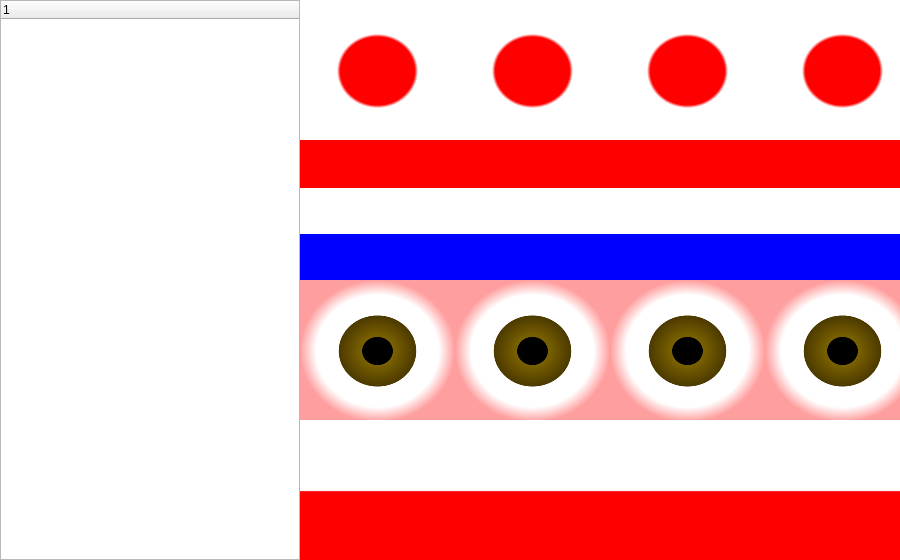
<?xml version="1.0" encoding="UTF-8"?>
<ui version="4.0">
 <class>Nvr_view</class>
 <widget class="QWidget" name="Nvr_view">
  <property name="geometry">
   <rect>
    <x>0</x>
    <y>0</y>
    <width>900</width>
    <height>560</height>
   </rect>
  </property>
  <property name="windowTitle">
   <string>Form</string>
  </property>
  <widget class="QTreeWidget" name="Nvr_tree">
   <property name="geometry">
    <rect>
     <x>0</x>
     <y>0</y>
     <width>300</width>
     <height>560</height>
    </rect>
   </property>
   <column>
    <property name="text">
     <string notr="true">1</string>
    </property>
   </column>
  </widget>
  <widget class="QGroupBox" name="Video_Channel_group">
   <property name="geometry">
    <rect>
     <x>300</x>
     <y>0</y>
     <width>600</width>
     <height>560</height>
    </rect>
   </property>
   <property name="title">
    <string/>
   </property>
   <widget class="QWidget" name="">
    <property name="geometry">
     <rect>
      <x>0</x>
      <y>0</y>
      <width>620</width>
      <height>142</height>
     </rect>
    </property>
    <layout class="QHBoxLayout" name="video_channel_layout_1">
     <property name="spacing">
      <number>0</number>
     </property>
     <item>
      <widget class="QLabel" name="Video_Channel_1">
       <property name="minimumSize">
        <size>
         <width>150</width>
         <height>140</height>
        </size>
       </property>
       <property name="styleSheet">
        <string notr="true">background-color: qradialgradient(spread:pad, cx:0.5, cy:0.5, radius:0.5, fx:0.5, fy:0.5, stop:0 rgba(255, 0, 0, 255), stop:0.479904 rgba(255, 0, 0, 255), stop:0.522685 rgba(255, 255, 255, 255), stop:1 rgba(255, 255, 255, 255));</string>
       </property>
       <property name="text">
        <string/>
       </property>
      </widget>
     </item>
     <item>
      <widget class="QLabel" name="Video_Channel_2">
       <property name="minimumSize">
        <size>
         <width>150</width>
         <height>140</height>
        </size>
       </property>
       <property name="styleSheet">
        <string notr="true">background-color: qradialgradient(spread:pad, cx:0.5, cy:0.5, radius:0.5, fx:0.5, fy:0.5, stop:0 rgba(255, 0, 0, 255), stop:0.479904 rgba(255, 0, 0, 255), stop:0.522685 rgba(255, 255, 255, 255), stop:1 rgba(255, 255, 255, 255));</string>
       </property>
       <property name="text">
        <string/>
       </property>
      </widget>
     </item>
     <item>
      <widget class="QLabel" name="Video_Channel_3">
       <property name="minimumSize">
        <size>
         <width>150</width>
         <height>140</height>
        </size>
       </property>
       <property name="styleSheet">
        <string notr="true">background-color: qradialgradient(spread:pad, cx:0.5, cy:0.5, radius:0.5, fx:0.5, fy:0.5, stop:0 rgba(255, 0, 0, 255), stop:0.479904 rgba(255, 0, 0, 255), stop:0.522685 rgba(255, 255, 255, 255), stop:1 rgba(255, 255, 255, 255));</string>
       </property>
       <property name="text">
        <string/>
       </property>
      </widget>
     </item>
     <item>
      <widget class="QLabel" name="Video_Channel_4">
       <property name="minimumSize">
        <size>
         <width>150</width>
         <height>14</height>
        </size>
       </property>
       <property name="styleSheet">
        <string notr="true">background-color: qradialgradient(spread:pad, cx:0.5, cy:0.5, radius:0.5, fx:0.5, fy:0.5, stop:0 rgba(255, 0, 0, 255), stop:0.479904 rgba(255, 0, 0, 255), stop:0.522685 rgba(255, 255, 255, 255), stop:1 rgba(255, 255, 255, 255));</string>
       </property>
       <property name="text">
        <string/>
       </property>
      </widget>
     </item>
    </layout>
   </widget>
   <widget class="QWidget" name="">
    <property name="geometry">
     <rect>
      <x>0</x>
      <y>140</y>
      <width>602</width>
      <height>142</height>
     </rect>
    </property>
    <layout class="QHBoxLayout" name="video_channel_layout_2">
     <property name="spacing">
      <number>0</number>
     </property>
     <item>
      <widget class="QLabel" name="Video_Channel_5">
       <property name="minimumSize">
        <size>
         <width>150</width>
         <height>140</height>
        </size>
       </property>
       <property name="styleSheet">
        <string notr="true">background-color: qlineargradient(spread:pad, x1:0, y1:0, x2:0, y2:1, stop:0 rgba(255, 0, 0, 255), stop:0.339795 rgba(255, 0, 0, 255), stop:0.339799 rgba(255, 255, 255, 255), stop:0.662444 rgba(255, 255, 255, 255), stop:0.662469 rgba(0, 0, 255, 255), stop:1 rgba(0, 0, 255, 255));</string>
       </property>
       <property name="text">
        <string/>
       </property>
      </widget>
     </item>
     <item>
      <widget class="QLabel" name="Video_Channel_6">
       <property name="minimumSize">
        <size>
         <width>150</width>
         <height>140</height>
        </size>
       </property>
       <property name="styleSheet">
        <string notr="true">background-color: qlineargradient(spread:pad, x1:0, y1:0, x2:0, y2:1, stop:0 rgba(255, 0, 0, 255), stop:0.339795 rgba(255, 0, 0, 255), stop:0.339799 rgba(255, 255, 255, 255), stop:0.662444 rgba(255, 255, 255, 255), stop:0.662469 rgba(0, 0, 255, 255), stop:1 rgba(0, 0, 255, 255));</string>
       </property>
       <property name="text">
        <string/>
       </property>
      </widget>
     </item>
     <item>
      <widget class="QLabel" name="Video_Channel_7">
       <property name="minimumSize">
        <size>
         <width>150</width>
         <height>140</height>
        </size>
       </property>
       <property name="styleSheet">
        <string notr="true">background-color: qlineargradient(spread:pad, x1:0, y1:0, x2:0, y2:1, stop:0 rgba(255, 0, 0, 255), stop:0.339795 rgba(255, 0, 0, 255), stop:0.339799 rgba(255, 255, 255, 255), stop:0.662444 rgba(255, 255, 255, 255), stop:0.662469 rgba(0, 0, 255, 255), stop:1 rgba(0, 0, 255, 255));</string>
       </property>
       <property name="text">
        <string/>
       </property>
      </widget>
     </item>
     <item>
      <widget class="QLabel" name="Video_Channel_8">
       <property name="minimumSize">
        <size>
         <width>150</width>
         <height>140</height>
        </size>
       </property>
       <property name="styleSheet">
        <string notr="true">background-color: qlineargradient(spread:pad, x1:0, y1:0, x2:0, y2:1, stop:0 rgba(255, 0, 0, 255), stop:0.339795 rgba(255, 0, 0, 255), stop:0.339799 rgba(255, 255, 255, 255), stop:0.662444 rgba(255, 255, 255, 255), stop:0.662469 rgba(0, 0, 255, 255), stop:1 rgba(0, 0, 255, 255));</string>
       </property>
       <property name="text">
        <string/>
       </property>
      </widget>
     </item>
    </layout>
   </widget>
   <widget class="QWidget" name="">
    <property name="geometry">
     <rect>
      <x>0</x>
      <y>280</y>
      <width>620</width>
      <height>142</height>
     </rect>
    </property>
    <layout class="QHBoxLayout" name="video_channel_layout_3">
     <property name="spacing">
      <number>0</number>
     </property>
     <item>
      <widget class="QLabel" name="Video_Channel_9">
       <property name="minimumSize">
        <size>
         <width>150</width>
         <height>140</height>
        </size>
       </property>
       <property name="styleSheet">
        <string notr="true">background-color: qradialgradient(spread:pad, cx:0.5, cy:0.5, radius:0.5, fx:0.5, fy:0.5, stop:0 rgba(0, 0, 0, 255), stop:0.19397 rgba(0, 0, 0, 255), stop:0.202312 rgba(122, 97, 0, 255), stop:0.495514 rgba(76, 58, 0, 255), stop:0.504819 rgba(255, 255, 255, 255), stop:0.79 rgba(255, 255, 255, 255), stop:1 rgba(255, 158, 158, 255));</string>
       </property>
       <property name="text">
        <string/>
       </property>
      </widget>
     </item>
     <item>
      <widget class="QLabel" name="Video_Channel_10">
       <property name="minimumSize">
        <size>
         <width>150</width>
         <height>140</height>
        </size>
       </property>
       <property name="styleSheet">
        <string notr="true">background-color: qradialgradient(spread:pad, cx:0.5, cy:0.5, radius:0.5, fx:0.5, fy:0.5, stop:0 rgba(0, 0, 0, 255), stop:0.19397 rgba(0, 0, 0, 255), stop:0.202312 rgba(122, 97, 0, 255), stop:0.495514 rgba(76, 58, 0, 255), stop:0.504819 rgba(255, 255, 255, 255), stop:0.79 rgba(255, 255, 255, 255), stop:1 rgba(255, 158, 158, 255));</string>
       </property>
       <property name="text">
        <string/>
       </property>
      </widget>
     </item>
     <item>
      <widget class="QLabel" name="Video_Channel_11">
       <property name="minimumSize">
        <size>
         <width>150</width>
         <height>140</height>
        </size>
       </property>
       <property name="styleSheet">
        <string notr="true">background-color: qradialgradient(spread:pad, cx:0.5, cy:0.5, radius:0.5, fx:0.5, fy:0.5, stop:0 rgba(0, 0, 0, 255), stop:0.19397 rgba(0, 0, 0, 255), stop:0.202312 rgba(122, 97, 0, 255), stop:0.495514 rgba(76, 58, 0, 255), stop:0.504819 rgba(255, 255, 255, 255), stop:0.79 rgba(255, 255, 255, 255), stop:1 rgba(255, 158, 158, 255));</string>
       </property>
       <property name="text">
        <string/>
       </property>
      </widget>
     </item>
     <item>
      <widget class="QLabel" name="Video_Channel_12">
       <property name="minimumSize">
        <size>
         <width>150</width>
         <height>140</height>
        </size>
       </property>
       <property name="styleSheet">
        <string notr="true">background-color: qradialgradient(spread:pad, cx:0.5, cy:0.5, radius:0.5, fx:0.5, fy:0.5, stop:0 rgba(0, 0, 0, 255), stop:0.19397 rgba(0, 0, 0, 255), stop:0.202312 rgba(122, 97, 0, 255), stop:0.495514 rgba(76, 58, 0, 255), stop:0.504819 rgba(255, 255, 255, 255), stop:0.79 rgba(255, 255, 255, 255), stop:1 rgba(255, 158, 158, 255));</string>
       </property>
       <property name="text">
        <string/>
       </property>
      </widget>
     </item>
    </layout>
   </widget>
   <widget class="QWidget" name="">
    <property name="geometry">
     <rect>
      <x>0</x>
      <y>420</y>
      <width>620</width>
      <height>142</height>
     </rect>
    </property>
    <layout class="QHBoxLayout" name="video_channel_layout_4">
     <property name="spacing">
      <number>0</number>
     </property>
     <item>
      <widget class="QLabel" name="Video_Channel_13">
       <property name="minimumSize">
        <size>
         <width>150</width>
         <height>140</height>
        </size>
       </property>
       <property name="styleSheet">
        <string notr="true">background-color: qlineargradient(spread:pad, x1:0, y1:0, x2:0, y2:1, stop:0 rgba(255, 255, 255, 255), stop:0.495 rgba(255, 255, 255, 255), stop:0.505 rgba(255, 0, 0, 255), stop:1 rgba(255, 0, 0, 255));</string>
       </property>
       <property name="text">
        <string/>
       </property>
      </widget>
     </item>
     <item>
      <widget class="QLabel" name="Video_Channel_14">
       <property name="minimumSize">
        <size>
         <width>150</width>
         <height>140</height>
        </size>
       </property>
       <property name="styleSheet">
        <string notr="true">background-color: qlineargradient(spread:pad, x1:0, y1:0, x2:0, y2:1, stop:0 rgba(255, 255, 255, 255), stop:0.495 rgba(255, 255, 255, 255), stop:0.505 rgba(255, 0, 0, 255), stop:1 rgba(255, 0, 0, 255));</string>
       </property>
       <property name="text">
        <string/>
       </property>
      </widget>
     </item>
     <item>
      <widget class="QLabel" name="Video_Channel_15">
       <property name="minimumSize">
        <size>
         <width>150</width>
         <height>140</height>
        </size>
       </property>
       <property name="styleSheet">
        <string notr="true">background-color: qlineargradient(spread:pad, x1:0, y1:0, x2:0, y2:1, stop:0 rgba(255, 255, 255, 255), stop:0.495 rgba(255, 255, 255, 255), stop:0.505 rgba(255, 0, 0, 255), stop:1 rgba(255, 0, 0, 255));</string>
       </property>
       <property name="text">
        <string/>
       </property>
      </widget>
     </item>
     <item>
      <widget class="QLabel" name="Video_Channel_16">
       <property name="minimumSize">
        <size>
         <width>150</width>
         <height>140</height>
        </size>
       </property>
       <property name="styleSheet">
        <string notr="true">background-color: qlineargradient(spread:pad, x1:0, y1:0, x2:0, y2:1, stop:0 rgba(255, 255, 255, 255), stop:0.495 rgba(255, 255, 255, 255), stop:0.505 rgba(255, 0, 0, 255), stop:1 rgba(255, 0, 0, 255));</string>
       </property>
       <property name="text">
        <string/>
       </property>
      </widget>
     </item>
    </layout>
   </widget>
  </widget>
 </widget>
 <resources/>
 <connections/>
</ui>
